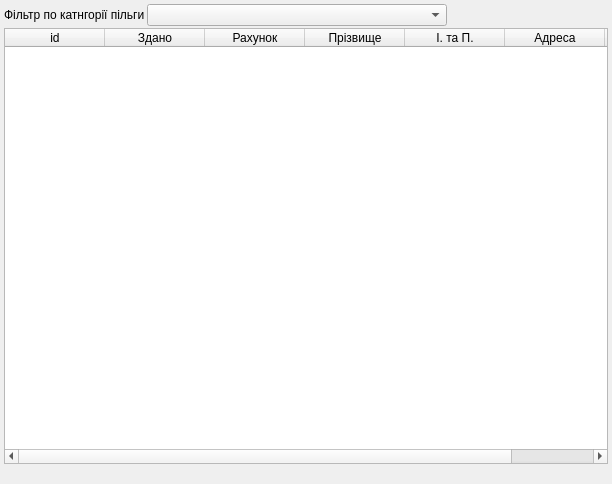
<ui version="4.0" >
 <class>tke_Form_fastPilgovykyDocInsert</class>
 <widget class="QWidget" name="tke_Form_fastPilgovykyDocInsert" >
  <property name="geometry" >
   <rect>
    <x>0</x>
    <y>0</y>
    <width>612</width>
    <height>484</height>
   </rect>
  </property>
  <property name="windowTitle" >
   <string>Швидке внесення документів на пільги</string>
  </property>
  <layout class="QVBoxLayout" name="verticalLayout" >
   <property name="spacing" >
    <number>2</number>
   </property>
   <property name="margin" >
    <number>4</number>
   </property>
   <item>
    <layout class="QHBoxLayout" name="horizontalLayout" >
     <item>
      <widget class="QLabel" name="label_pilgKategorFiltr" >
       <property name="text" >
        <string>Фільтр по катнгорії пільги</string>
       </property>
      </widget>
     </item>
     <item>
      <widget class="QComboBox" name="comboBox_pilgKategorFiltr" >
       <property name="minimumSize" >
        <size>
         <width>300</width>
         <height>0</height>
        </size>
       </property>
      </widget>
     </item>
     <item>
      <spacer name="horizontalSpacer" >
       <property name="orientation" >
        <enum>Qt::Horizontal</enum>
       </property>
       <property name="sizeHint" stdset="0" >
        <size>
         <width>40</width>
         <height>20</height>
        </size>
       </property>
      </spacer>
     </item>
    </layout>
   </item>
   <item>
    <widget class="QTableWidget" name="tableWidget_pilgovykyDocs" >
     <property name="editTriggers" >
      <set>QAbstractItemView::AllEditTriggers</set>
     </property>
     <column>
      <property name="text" >
       <string>id</string>
      </property>
     </column>
     <column>
      <property name="text" >
       <string>Здано</string>
      </property>
     </column>
     <column>
      <property name="text" >
       <string>Рахунок</string>
      </property>
     </column>
     <column>
      <property name="text" >
       <string>Прізвище</string>
      </property>
     </column>
     <column>
      <property name="text" >
       <string>І. та П.</string>
      </property>
     </column>
     <column>
      <property name="text" >
       <string>Адреса</string>
      </property>
     </column>
     <column>
      <property name="text" >
       <string>Кат.пільги</string>
      </property>
     </column>
    </widget>
   </item>
   <item>
    <widget class="QLabel" name="label_pilgovykyCount" >
     <property name="text" >
      <string/>
     </property>
    </widget>
   </item>
  </layout>
 </widget>
 <resources/>
 <connections/>
</ui>
